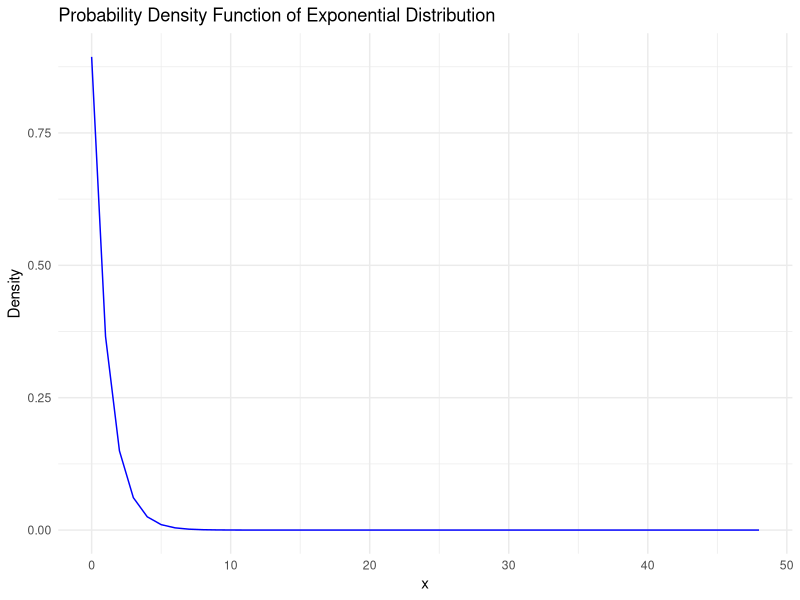
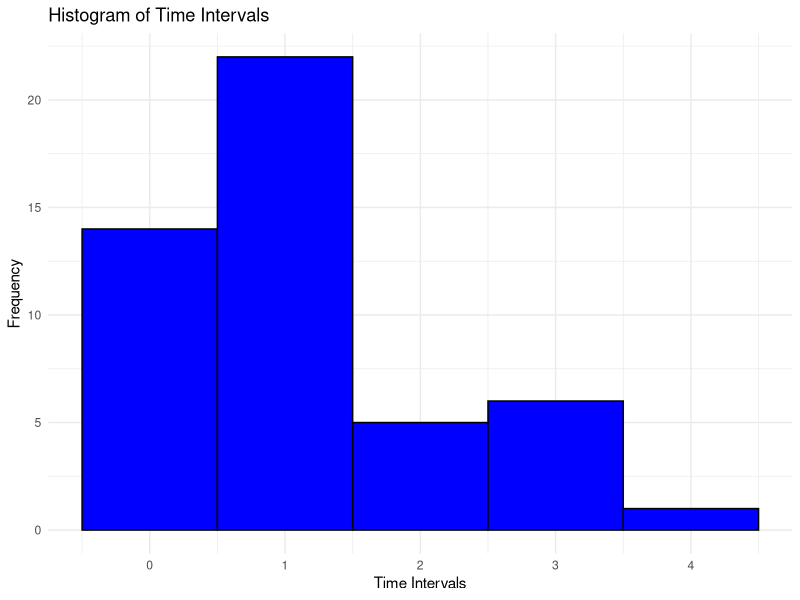

Write the R code that produced these figures, in order.
## ---- chunk 1
knitr::opts_chunk$set(echo = TRUE)
## ---- chunk 2
library(readxl)
library(ggplot2)

data = read_excel("FA7 - Data.xlsx")
## ---- chunk 3

mean_minutes <- mean(as.numeric(data$...5[2:49]), na.rm = TRUE)

mean_rate = mean_minutes  
lambda <- 1 / mean_rate
x = seq(0, 48, by = 1)

pdf = dexp(x, rate = lambda)
cdf = pexp(x, rate = lambda)

pdf_data = data.frame(x = x, pdf = pdf)
cdf_data = data.frame(x = x, cdf = cdf)


cat("The Average Arrival Time:", mean_rate, "minutes.\n",
    "The Mean (expected value):" , lambda, "\n")


## ---- chunk 4
ggplot(pdf_data, aes(x = x, y = pdf)) +
  geom_line(color = "blue") +
  labs(title = "Probability Density Function of Exponential Distribution",
       x = "x",
       y = "Density") +
  theme_minimal()
## ---- chunk 5
time_intervals = as.numeric(data$...5[2:49])

ggplot(data.frame(time_intervals), aes(x = time_intervals)) + geom_histogram(binwidth = 1, fill = "blue", color = "black") + labs(title = "Histogram of Time Intervals", x = "Time Intervals", y = "Frequency") + theme_minimal()
